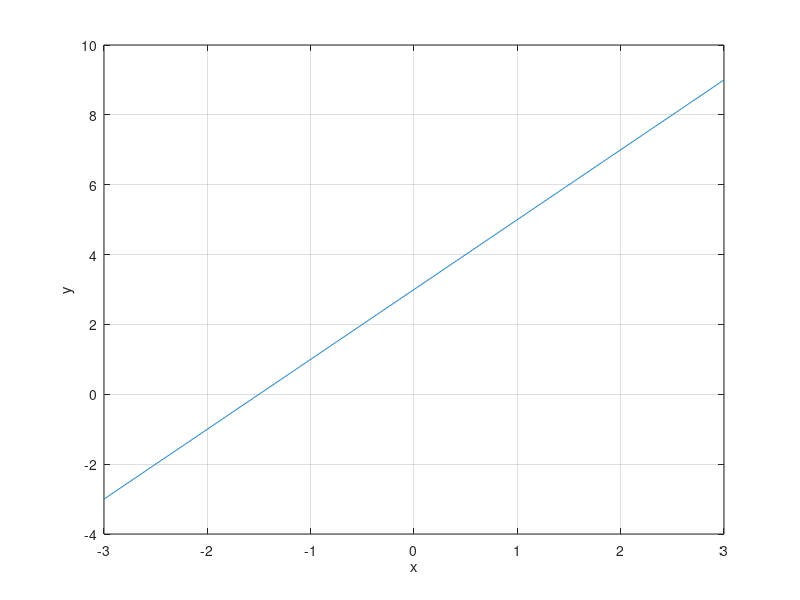

Reproduce this figure in MATLAB.
clear variables
clc                         
m = 2;                      %Gradient
c = 3;                      %y-intercept
x = linspace(-3,3,1024);    %Independant Variable
y = m*x + c;                %Dependant variable

figure (1)                  %Open a figure window
plot(x,y)                   %Plot (x,y) pair
grid on                     %Turn on the grid
xlabel('x')                 % Label the x axis
ylabel('y')                 % Label the y axis